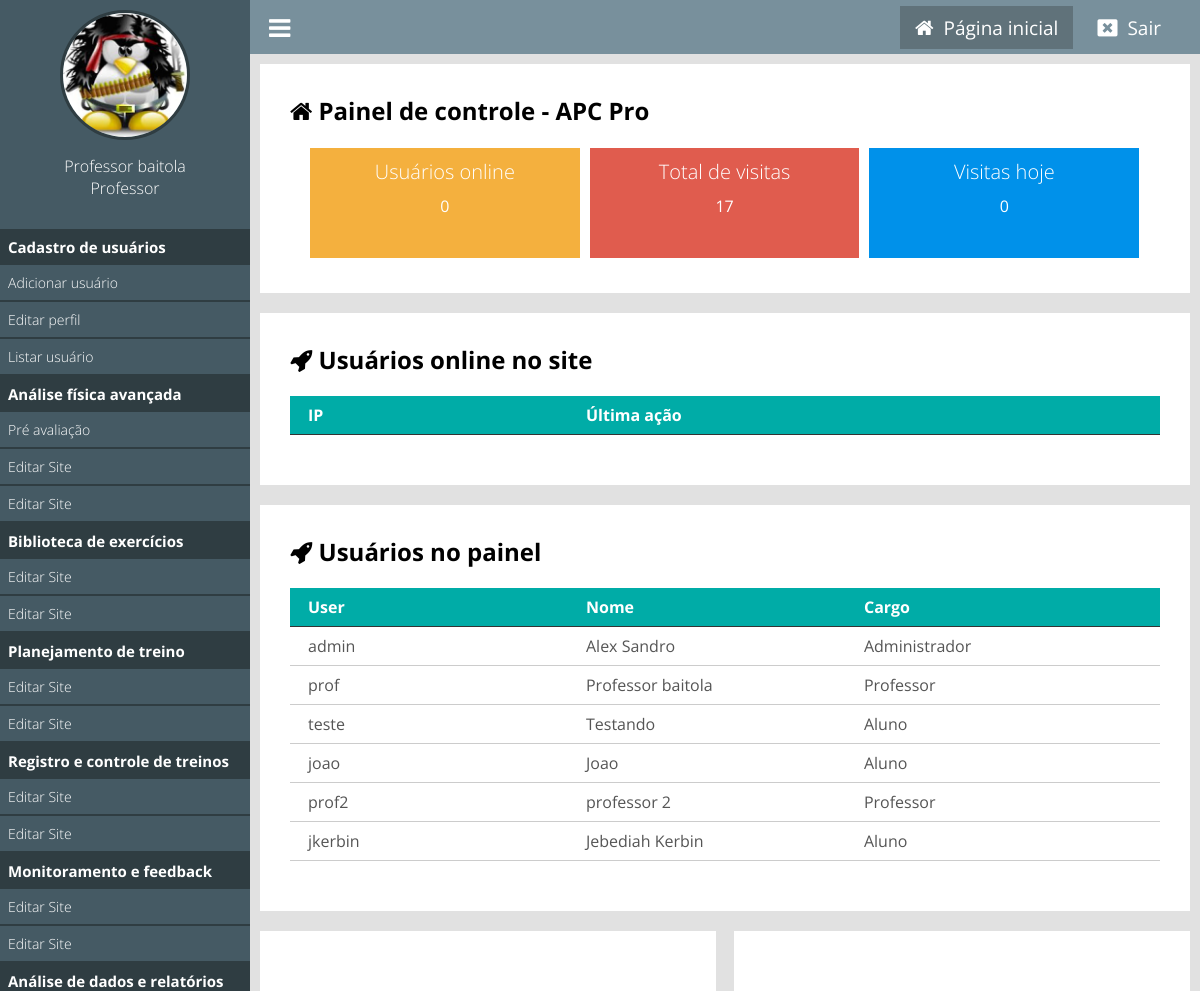
Page /painel/ (signed in) on the committed database.
### classes/MySql.php (called while the page is built)
<?php
    class MySql{
        private static $pdo;
        public static function conectar(){
            if(self::$pdo == null){
                try{
                    self::$pdo = new PDO('mysql:host='.HOST.';dbname='.DATABASE,USER,PASSWORD,array(PDO::MYSQL_ATTR_INIT_COMMAND => "SET NAMES utf8"));
                    self::$pdo->setAttribute(PDO::ATTR_ERRMODE,PDO::ERRMODE_EXCEPTION);
                }catch(Exception $e) {
                    echo 'erro ao conectar, tente novamente mais tarde';
                }
            }
            return self::$pdo;
        }
    }
?>

### painel/pages/home.php (the view, shortened to what this page needs)
<?php
    $usuariosOnline = Painel::listarUsuariosOnline();
    $pegarVisitasTotais = MySql::conectar()->prepare("SELECT * FROM `tb_admin.visitas`");
    $pegarVisitasTotais->execute();
    $pegarVisitasTotais = $pegarVisitasTotais->rowCount();
    $pegarVisitasHoje = MySql::conectar()->prepare("SELECT * FROM `tb_admin.visitas` WHERE dia =?");
    $pegarVisitasHoje->execute(array(date('Y-m-d')));
    $pegarVisitasHoje = $pegarVisitasHoje->rowCount();
?>
<div class="box-content left w100">
    <h2><i class="fa fa-home"></i> Painel de controle - <?php echo NOME_EMPRESA ?></h2>
    <div class="box-metricas">
    <div class="box-metrica-single">
        <div class="box-metrica-wraper">
            <h2>Usuários  online</h2>
                <p><?php echo count($usuariosOnline); ?></p>
            </div>
        </div>
        <div class="box-metrica-single">
            <div class="box-metrica-wraper">
                <h2>Total de visitas</h2>
                <p><?php echo $pegarVisitasTotais; ?></p>
            </div>
        </div>
        <div class="box-metrica-single">
            <div class="box-metrica-wraper">
                <h2>Visitas hoje</h2>
                <p><?php echo $pegarVisitasHoje; ?></p>
            </div>
        </div>
    </div>
</div>
<div class="box-content left w100">
    <h2><i class="fa fa-rocket" aria-hidden="true"></i> Usuários online no site</h2>
    <div class="table-responsive">
        <div class="row">
            <div class="col">
                <span>IP</span>
            </div>
            <div class="col">
                <span>Última ação</span>
            </div>
        </div>
    </div>
</div>
<div class="box-content left w100">
    <h2><i class="fa fa-rocket" aria-hidden="true"></i> Usuários no painel</h2>
    <div class="table-responsive">
        <div class="row">
            <div class="col">
                <span>User</span>
            </div>
            <div class="col">
                <span>Nome</span>
            </div>
            <div class="col">
                <span>Cargo</span>
            </div>
        </div>
    <?php
        $usuariosPainel = MySql::conectar()->prepare("SELECT * FROM `tb_admin.usuarios`");
        $usuariosPainel->execute();
        $usuariosPainel = $usuariosPainel->fetchAll();
        foreach ($usuariosPainel as $key => $value) {
    ?>
        <div class="row">
            <div class="col">
                <span><?php echo $value['user'] ?></span>
            </div>
            <div class="col">
                <span><?php echo $value['nome'] ?></span>
            </div>
            <div class="col">
                <span><?php echo pegaCargo($value['cargo']); ?></span>
            </div>
        </div>
    <?php } ?>
    </div>
</div>
    <div class="box-content left w50">
    </div>
    <div class="box-content right w50">
    </div>

### painel/index.php
<?php
    include('../config.php');
    if(Painel::logado() == false){
        include('login.php');
    } else {
        include('main.php');
    }
?>

### painel/main.php (shortened to what this page needs)
<!DOCTYPE html>
<html lang="pt-br">
<head>
    <link rel="stylesheet" href="https://cdnjs.cloudflare.com/ajax/libs/font-awesome/4.7.0/css/font-awesome.min.css">
    <link href="<?php echo INCLUDE_PATH_PAINEL ?>css/style.css" rel="stylesheet"/>
</head>
<body>
<div class="menu">
    <div class="menu-wraper">
        <div class="box-usuario">
            <?php
                if($_SESSION['img'] == ''){
            ?>
                <div class="avatar-usuario">
                    <i class="fa fa-user"></i>
                </div>
            <?php } else { ?>
                <div class="imagem-usuario">
                    <img src="<?php echo INCLUDE_PATH_PAINEL ?>uploads/<?php echo $_SESSION['img']; ?>" />
                </div>
            <?php } ?>
            <div class="nome-usuario">
                <p><?php echo $_SESSION['nome']; ?></p>
                <p><?php echo pegaCargo($_SESSION['cargo']); ?></p>
            </div>
        </div>
        <div class="items-menu">
            <h2>Cadastro de usuários</h2>
            <a <?php selecionadoMenu('adicionar-usuario'); ?> <?php verificaPermissaoMenu(1); ?> href="<?php echo INCLUDE_PATH_PAINEL ?>adicionar-usuario">Adicionar usuário</a>
            <a <?php selecionadoMenu('editar-perfil'); ?>href="<?php echo INCLUDE_PATH_PAINEL ?>editar-perfil">Editar perfil</a>
            <a <?php selecionadoMenu('listar-usuarios'); ?> <?php verificaPermissaoMenu(1); ?> href="<?php echo INCLUDE_PATH_PAINEL ?>listar-usuarios">Listar usuário</a>
            <h2>Análise física avançada</h2>
            <a <?php selecionadoMenu('formulario-perfis'); ?>href="<?php echo INCLUDE_PATH_PAINEL ?>formulario-perfis">Pré avaliação</a>
            <a <?php selecionadoMenu('editar-site'); ?>href="">Editar Site</a>
            <a <?php selecionadoMenu('editar-site'); ?>href="">Editar Site</a>
            <h2>Biblioteca de exercícios</h2>
            <a <?php selecionadoMenu('editar-site'); ?>href="">Editar Site</a>
            <a <?php selecionadoMenu('editar-site'); ?>href="">Editar Site</a>
            <h2>Planejamento de treino</h2>
            <a <?php selecionadoMenu('editar-site'); ?>href="">Editar Site</a>
            <a <?php selecionadoMenu('editar-site'); ?>href="">Editar Site</a>
            <h2>Registro e controle de treinos</h2>
            <a <?php selecionadoMenu('editar-site'); ?>href="">Editar Site</a>
            <a <?php selecionadoMenu('editar-site'); ?>href="">Editar Site</a>
            <h2>Monitoramento e feedback</h2>
            <a <?php selecionadoMenu('editar-site'); ?>href="">Editar Site</a>
            <a <?php selecionadoMenu('editar-site'); ?>href="">Editar Site</a>
            <h2>Análise de dados e relatórios</h2>
        </div>
    </div>
</div>
    <header>
        <div class="center">
            <div class="menu-btn">
                <i class="fa fa-bars"></i>
            </div>
            <div class="logout">
                <a <?php if(@$_GET['url'] == ''){ ?> style="background: #60727a; padding: 8px 15px;" <?php } ?> href="<?php echo INCLUDE_PATH_PAINEL ?>"><i class="fa fa-home"></i><span>Página inicial</span></a>
                <a href="<?php echo INCLUDE_PATH_PAINEL ?>?logout"><i class="fa fa-window-close"></i><span>Sair</span></a>
            </div>
        </div>
    </header>
<div class="content">
    <?php Painel::loadPage(); ?>
</div>
</body>
</html>

### config.php (shortened to what this page needs)
<?php
	function pegaCargo($indice){
		return Painel::$cargos[$indice];
	}
	function selecionadoMenu($par) {
		$url = isset($_GET['url']) ? explode('/', filter_var($_GET['url'], FILTER_SANITIZE_URL))[0] : '';
		if ($url === $par) {
			echo 'class="menu-active"';
		}
	}
	function verificaPermissaoMenu($permissao){
		if($_SESSION['cargo'] >= $permissao){
			return;
		} else {
			echo 'style="display:none;"';
		}
	}
?>

### classes/Painel.php (shortened to what this page needs)
<?php
    class Painel {
        public static function logado(){
            return isset($_SESSION['login']) ? true : false;
        }
        public static function loadPage(){
            if(isset($_GET['url'])){
                $url = explode('/',$_GET['url']);
                if(file_exists('pages/'.$url[0].'.php')){
                    include('pages/'.$url[0].'.php');
                } else {
                    header('Location: '.INCLUDE_PATH_PAINEL);
                }
            } else {
                include('pages/home.php');
            }
        }
        public static function listarUsuariosOnline(){
            $sql = MySql::conectar()->prepare("SELECT * FROM `tb_admin.online`");
            $sql->execute();
            return $sql->fetchAll();
        }
        public static function limparUsuariosOnline(){
            $date = date('Y-m-d H:i:s');
        }
    }
?>

### painel/css/style.css (style rules this page uses)
* { margin: 0; padding: 0; box-sizing: border-box; font-family: 'Open Sans', sans-serif; }
html,body { height: 100%; background: rgb(225,225,225); }
body { overflow-x: hidden; }
.center { padding: 0 2%; margin: 0 auto; }
header { position: relative; left: 250px; padding: 10px 0; background: #78909C; width: calc(100% - 250px); }
.logout { float: right; }
.logout a { padding: 0 20px; position: relative; top: 4px; color: white; font-size: 20px; text-decoration: none; }
.logout a > span { text-decoration: none; font-size: 19px; padding-left: 10px; }
.menu-btn { float: left; cursor: pointer; font-size: 25px; color: white; }
.menu-wraper { width: 250px; }
div.menu { overflow-x: hidden; overflow-y: auto; height: 100%; padding: 10px 0; position: fixed; left: 0; top: 0; background: #455A64; float: left; width: 250px; }
div.box-usuario { text-align: center; }
.imagem-usuario > img { display: inline-block; width: 130px; height: 130px; border-radius: 50%; border: 3px solid #2F3D42; }
.nome-usuario { text-align: center; margin-top: 10px; }
.nome-usuario p { color: white; font-size: 16px; font-weight: 300; }
.w100 { width: 100%; }
.w50 { width: 49%; }
.left { float: left; }
.right { float: right; }
.content { width: calc(100% - 250px); position: relative; left: 250px; padding: 10px; }
.box-content { background: white; padding: 30px; margin-bottom: 20px; }
.box-metricas h2 { font-weight: 300; font-size: 23px; }
.items-menu { margin-top: 30px; }
.items-menu h2 { text-align: left; font-weight: bold; font-size: 15px; background: #2F3D42; color: white; padding: 8px; }
.items-menu a { display: block; padding: 8px; font-weight: 300; font-size: 14px; text-decoration: none; color: white; border-bottom: 2px solid #2F3D42; }
.box-metricas { margin-top:16px; padding:0 15px; }
.box-metrica-single { float: left; position: relative; width: 33.3%; background: #F4B03E; border: 5px solid white; }
.box-metricas .box-metrica-single:nth-of-type(2) { background: #E05C4E; }
.box-metricas .box-metrica-single:nth-of-type(3) { background: #0091ea; }
.box-metrica-wraper { padding: 10px 20px; text-align: center; color: white; }
.box-metrica-wraper h2 { font-size: 20px; }
.box-metrica-wraper p { padding: 10px 0; font-size: 16px; }
.table-responsive { max-width: 960px; margin: 20px auto; }
.table-responsive .row:nth-of-type(1) { font-weight: bold; background: #00aca7; color: white; border-bottom: 1px solid #333; }
.table-responsive .row { color: #555; border-bottom: 1px solid #ccc; padding: 8px 18px; }
.col { float: left; width: 33.33%; }
@media screen and (max-width: 1200px) { .box-metrica-single { height: 120px; } }

### rows in the picture
tb_admin.usuarios: user "admin", nome "Alex Sandro", cargo "Administrador"
tb_admin.usuarios: user "prof", nome "Professor baitola", cargo "Professor"
tb_admin.usuarios: user "teste", nome "Testando", cargo "Aluno"
tb_admin.usuarios: user "joao", nome "Joao", cargo "Aluno"
tb_admin.usuarios: user "prof2", nome "professor 2", cargo "Professor"
tb_admin.usuarios: user "jkerbin", nome "Jebediah Kerbin", cargo "Aluno"

### other values in the picture
$_SESSION['nome'] "Professor baitola"
pegaCargo($_SESSION['cargo']) "Professor"
NOME_EMPRESA "APC Pro"
count($usuariosOnline) "0"
$pegarVisitasTotais "17"
$pegarVisitasHoje "0"
